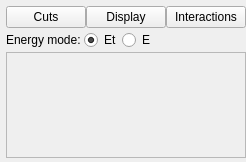
<ui version="4.0" >
 <class>VP1CaloClusterControllerForm</class>
 <widget class="QWidget" name="VP1CaloClusterControllerForm" >
  <property name="geometry" >
   <rect>
    <x>0</x>
    <y>0</y>
    <width>231</width>
    <height>162</height>
   </rect>
  </property>
  <property name="windowTitle" >
   <string>Form</string>
  </property>
  <layout class="QGridLayout" name="gridLayout" >
   <property name="leftMargin" >
    <number>6</number>
   </property>
   <property name="topMargin" >
    <number>6</number>
   </property>
   <property name="rightMargin" >
    <number>0</number>
   </property>
   <property name="bottomMargin" >
    <number>4</number>
   </property>
   <property name="horizontalSpacing" >
    <number>0</number>
   </property>
   <property name="verticalSpacing" >
    <number>2</number>
   </property>
   <item row="0" column="0" colspan="2" >
    <widget class="QWidget" native="1" name="widget_settingsButtonsPlaceholder" >
     <property name="sizePolicy" >
      <sizepolicy vsizetype="Fixed" hsizetype="Fixed" >
       <horstretch>0</horstretch>
       <verstretch>0</verstretch>
      </sizepolicy>
     </property>
     <layout class="QHBoxLayout" >
      <property name="spacing" >
       <number>0</number>
      </property>
      <property name="margin" >
       <number>0</number>
      </property>
      <item>
       <widget class="QPushButton" name="pushButton_settings_cuts" >
        <property name="toolTip" >
         <string>Configure track cuts on quantities such as eta, phi and momentum</string>
        </property>
        <property name="text" >
         <string>Cuts</string>
        </property>
       </widget>
      </item>
      <item>
       <widget class="QPushButton" name="pushButton_settings_display" >
        <property name="toolTip" >
         <string>Configure track colours</string>
        </property>
        <property name="text" >
         <string>Display</string>
        </property>
       </widget>
      </item>
      <item>
       <widget class="QPushButton" name="pushButton_settings_interactions" >
        <property name="toolTip" >
         <string>Settings for what happens in response to selections (printout, zooms, ...)</string>
        </property>
        <property name="text" >
         <string>Interactions</string>
        </property>
       </widget>
      </item>
     </layout>
    </widget>
   </item>
   <item row="0" column="2" >
    <spacer>
     <property name="orientation" >
      <enum>Qt::Horizontal</enum>
     </property>
     <property name="sizeType" >
      <enum>QSizePolicy::Preferred</enum>
     </property>
     <property name="sizeHint" stdset="0" >
      <size>
       <width>1</width>
       <height>10</height>
      </size>
     </property>
    </spacer>
   </item>
   <item row="1" column="0" >
    <layout class="QHBoxLayout" name="horizontalLayout_2" >
     <item>
      <widget class="QLabel" name="label" >
       <property name="text" >
        <string>Energy mode: </string>
       </property>
      </widget>
     </item>
     <item>
      <layout class="QHBoxLayout" name="horizontalLayout" >
       <property name="spacing" >
        <number>0</number>
       </property>
       <item>
        <widget class="QRadioButton" name="radioButton_energyMode_Et" >
         <property name="text" >
          <string>Et</string>
         </property>
         <property name="checked" >
          <bool>true</bool>
         </property>
        </widget>
       </item>
       <item>
        <widget class="QRadioButton" name="radioButton_energyMode_E" >
         <property name="text" >
          <string>E</string>
         </property>
        </widget>
       </item>
      </layout>
     </item>
    </layout>
   </item>
   <item row="1" column="1" colspan="2" >
    <spacer name="horizontalSpacer" >
     <property name="orientation" >
      <enum>Qt::Horizontal</enum>
     </property>
     <property name="sizeType" >
      <enum>QSizePolicy::Preferred</enum>
     </property>
     <property name="sizeHint" stdset="0" >
      <size>
       <width>74</width>
       <height>10</height>
      </size>
     </property>
    </spacer>
   </item>
   <item row="2" column="0" colspan="3" >
    <widget class="QScrollArea" name="collWidgetScrollArea" />
   </item>
  </layout>
 </widget>
 <resources/>
 <connections/>
</ui>
